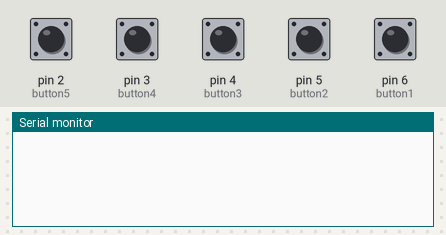
This sketch was run on a simulated Arduino Uno, built with avr-gcc and run on an emulated ATmega328P. Shown: the last lines printed to the serial monitor. The test bench sets the inputs (shaded band); at power-on: pin 2 (button5), pin 3 (button4), pin 4 (button3), pin 5 (button2), pin 6 (button1) HIGH.

Above: at 1.2 s.
1.3 s: pin 2 (button5) pulled LOW for 0.15 s
At 2.3 s:
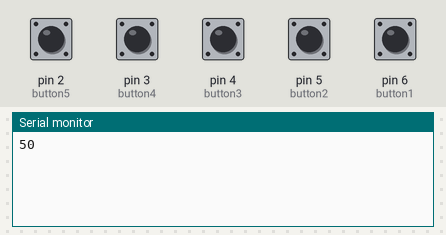
2.9 s: pin 3 (button4) pulled LOW for 0.15 s
At 3.5 s:
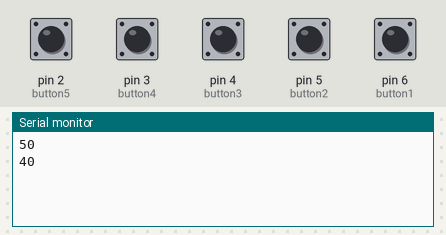
4.5 s: pin 4 (button3) pulled LOW for 0.15 s
At 5.7 s:
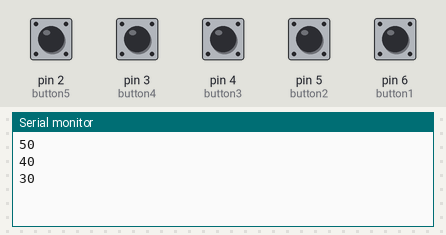
6.1 s: pin 5 (button2) pulled LOW for 0.15 s
At 7.2 s:
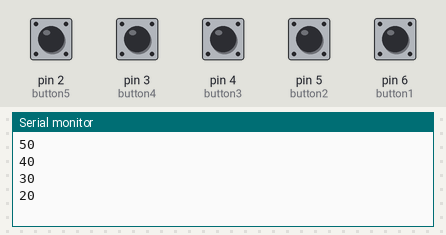
7.7 s: pin 6 (button1) pulled LOW for 0.15 s
At 8.4 s:
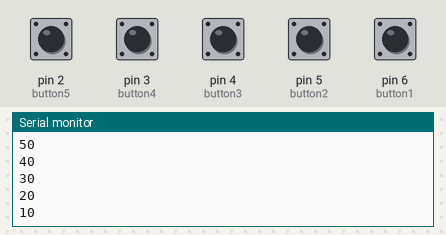
Timing chart, 0 to 10.3 s (numbered marks = the images above; inputs shaded):
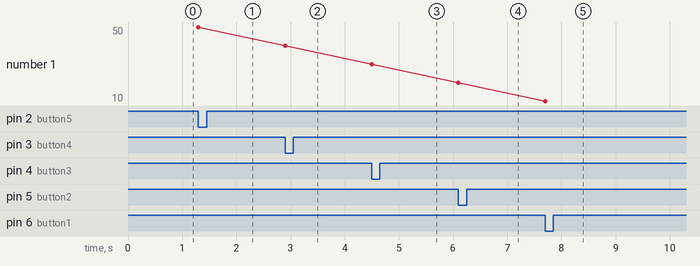

Measured:
- after the input at 1.3 s, the serial monitor: prints a new line at once (image 1)
- after the input at 2.9 s, the serial monitor: prints a new line at once (image 2)
- after the input at 4.5 s, the serial monitor: prints a new line at once (image 3)
- after the input at 6.1 s, the serial monitor: prints a new line at once (image 4)
- after the input at 7.7 s, the serial monitor: prints a new line at once (image 5)
- plotted number 1: 50 → 40 after the input at 2.9 s, 40 → 30 after the input at 4.5 s, 30 → 20 after the input at 6.1 s, 20 → 10 after the input at 7.7 s

The sketch:

MacroPad.ino
```cpp
// Small program to translate Button Inputs into serial so that i can make a MacroPad on my macbook

//Definiton of variables
const int button1 = 6;
const int button2 = 5;
const int button3 = 4;
const int button4 = 3;
const int button5 = 2;

int buttonState1;
int buttonState2;
int buttonState3;
int buttonState4;
int buttonState5;

int prevButtonState1 = HIGH;
int prevButtonState2 = HIGH;
int prevButtonState3 = HIGH;
int prevButtonState4 = HIGH;
int prevButtonState5 = HIGH;

void setup() {
  pinMode(button1, INPUT_PULLUP);
  pinMode(button2, INPUT_PULLUP);
  pinMode(button3, INPUT_PULLUP);
  pinMode(button4, INPUT_PULLUP);
  pinMode(button5, INPUT_PULLUP);

  Serial.begin(115200);
}

void loop() {
  buttonState1 = digitalRead(button1);
  buttonState2 = digitalRead(button2);
  buttonState3 = digitalRead(button3);
  buttonState4 = digitalRead(button4);
  buttonState5 = digitalRead(button5);

  if(prevButtonState1 == HIGH && buttonState1 == LOW)
  {
    Serial.println(10);
  }

  if(prevButtonState2 == HIGH && buttonState2 == LOW)
  {
    Serial.println(20);
  }

  if(prevButtonState3 == HIGH && buttonState3 == LOW)
  {
    Serial.println(30);
  }

  if(prevButtonState4 == HIGH && buttonState4 == LOW)
  {
    Serial.println(40);
  }

  if(prevButtonState5 == HIGH && buttonState5 == LOW)
  {
    Serial.println(50);
  }

  prevButtonState1 = buttonState1;
  prevButtonState2 = buttonState2;
  prevButtonState3 = buttonState3;
  prevButtonState4 = buttonState4;
  prevButtonState5 = buttonState5;
}
```
